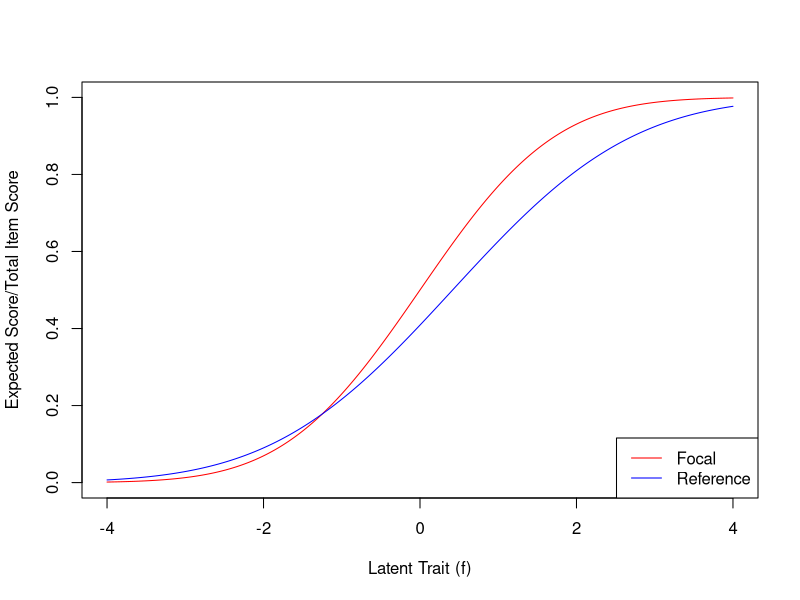

Source code (R):
# Rich Jones
# 2024-09-07
#
# This R file contains functions that are useful for 
# (a) displaying and (b) expressing the magnitude of
# differences in item response functions (in the form of
# expected item score functions) in the context of an
# item-response theory based analysis of differential
# item functioning.
#
# Intended for output from Mplus/WLSMV/theta: The expected
# input for the functions are "a" parameters and "b" 
# parameters (from the probit partial credit or 2PN 
# framework if the item is scored in only 2 categories) 
# where the analytic framework is using the latent 
# response variable approach (e.g., Mplus categorical 
# variables). One set of "a" and "b" parameters is 
# expected for each group. Treat group 1 as the 
# reference group and group 2 as the focal group.
#
# Note this will also work for Mplus/Bayes and
# Mplus MLR/link=probit.
#
# The function also expects a mean and variance for the
# focal group (mu2 and sigmasquared2) 
#
# Functions in this R file will:
#  1. compute the expected score function over
#     a range of theta scores given a and b 
#     parameters (ExpectedScore) 
#  2. Compute the signed and unsigned area
#     measures scaled to Cohen's h (AreaMeasures)
#  3. Plot the epected response curves.
#
# Function: "expectedScore"
# Compute the expected score function for a given set of 
# parameters. Input should be f, alpha, and beta to be 
# defined something like:
#
# fis <- seq(-4, 4, by = 0.01)  # Quadrature points
# a1 <- c(-2.135, 0.635, 2.135)
# b1 <- 0.711
#
# use like this:
#
# score1 <- sapply(fis, function(f) expectedScore(f, a1, b1))
#
# * Note this expected score will always range between 
#   0 and 1, regardless of how many response categories 
#   the item has. This is done in the 
#
#                  "score <- score / (k-2)"
#
#   line if you want to remove that. It is a device we 
#   take advantage of when computing the area measures.

expectedScore <- function(f, alpha, beta) {
   # ordinal response model assumes a0=-Inf, ak+1=+Inf
   alpha <- c(-Inf, alpha, Inf)
   k <- length(alpha)
   score <- 0
   for (j in 2:k) {  # Start from 2 to account for -Inf
      # The pnorm let's you know we are expecting 
      # parameters from the ordered probit regression
      # model. For example Mplus WLSMV theta.
      prob_j <- pnorm(alpha[j] - beta * f) - pnorm(alpha[j - 1] - beta * f)
      score <- score + (j - 2) * prob_j  # (j - 2) to adjust for the starting index
   }
   score <- score / (k - 2)
   return(score)
}

# Function: areaMeasures 
# The area measure is the weighted sum of Cohen's h effect
# size statistic over the range of ability (defined by the
# user, in fis) and weighted according to the distribution
# of ability in the focal group (as implied by the mean and 
# standard deviation of ability in the focal group provided
# by the user in `mu2` and `sigmasquared2`).
#
# Cohen's h effect size statistic is for the difference in
# proportions. It is computed as 
#
#    h = 2*asin(sqrt(p2)) - 2*asin(sqrt(p1))
#
# and is interpreted like Cohen's d statistic where .2, .5 
# and .8 demarcate small, medium and large effects (Cohen, 1988).
# In our framework, we have proportions for specific quadrature
# points on the ability dimension, which are expected proportions 
# of the total possible number of points on the item at that 
# ability level for members of the reference group (score1)
# and the focal group (score2). 
#
# We compute the weighted -- to the focal group ability 
# distribution -- mean h across the quadrature points, and 
# label this "SAh". This is analogous to the signed area 
# between the ICCs. 
#
# We also take the absolute value of h, and compute the weighted
# mean of that. We label this the unsigned area ("UAh").
#
# Both SAh and UAh are returned.
#
#
#  use like this:
#
# areaMeasures(score1, score2, mu2, sigmasquared2, fis)
# $SAh
# [1] 0.1202699
# 
# $UAh
# [1] 0.3825437
# where score1 and score2 come from the ExpectedScore function given
# a1, b1, and a2, b2, respectively, and mu2 is the mean of the latent
# trait in the focal group and sigmasquared2 is the variance of the
# latent trait in the focal group.
#
library(stats)
areaMeasures <- function(score1, score2, mu2, sigmasquared2, fis) {
   # Calculate the weights based on the normal distribution
   weight <- dnorm(fis, mean = mu2, sd = sqrt(sigmasquared2))  # Weights

   # calculate difference in scores
   SAp <- sum((score2-score1) * weight) / sum(weight)
   UAp <- sum(abs(score2-score1) * weight) / sum(weight)
   
   # Calculate h
   h <- 2 * (asin(sqrt(score2)) - asin(sqrt(score1)))
   # Calculate the absolute value of h
   absh <- abs(h)
   
   
   # Calculate the weighted mean of h
   SAh <- sum(h * weight) / sum(weight)
   
   # Calculate the weighted mean of abs(h)
   UAh <- sum(absh * weight) / sum(weight)
   
   # Return the calculated values as a list
   return(list(SAh = SAh, UAh = UAh, SAp = SAp, UAp = UAp))
}
#
# Function: plotERF
# This is a simple wrapper for plot that 
# will make an expected item response function (ERF)
# plot for the two groups.
#
#  example use:
#
#  plotERF(fis, score1, score2)
plotERF <- function(fis, score1, score2, 
                    xlab = "Latent Trait (f)", 
                    ylab = "Expected Score/Total Item Score", 
                    legend_labels = c("Focal", "Reference")) {
   # Plot score2 over fis as a simple line plot
   plot(fis, score2, type = "l", col = "red", ylim = c(0, 1), 
        xlab = xlab, ylab = ylab)
   
   # Add score1 to the plot in red
   lines(fis, score1, col = "blue")
   
   # Add a legend to differentiate the two lines
   legend("bottomright", legend = legend_labels, col = c("red", "blue"), lty = 1)
}
# plotERF(fis, score1, score2)

# Running through the three functions
# Define input parameters
# These are results from Mplus or other software
### This example is a toy example where the
### thresholds and loadings are different
### but the expected response functions are
### nearly identical. It's a mind-bender
### see below for something more expected
### a1 <- c(-1, 0, 1)
### b1 <- 0.85
### a2 <- c(-0.5, 0, 0.5)
### b2 <- 0.7
a1 <- c(-0.25, .25, 0.75)
b1 <- 0.6
a2 <- c(-0.5, 0, 0.5)
b2 <- 0.8
mu2 <- -1
sigmasquared2 <- 1
# Set quadrature points, the range of theta you'd like to 
# see the plots and define the ERFs. From -4 to +4 is 
# typical, so you might not want to edit the line below
fis <- seq(-4, 4, by = 0.01)  # Quadrature points
#
# Use the functions
score1 <- sapply(fis, function(f) expectedScore(f, a1, b1))
score2 <- sapply(fis, function(f) expectedScore(f, a2, b2))
areaMeasures(score1, score2, mu2, sigmasquared2, fis)
plotERF(fis, score1, score2)
